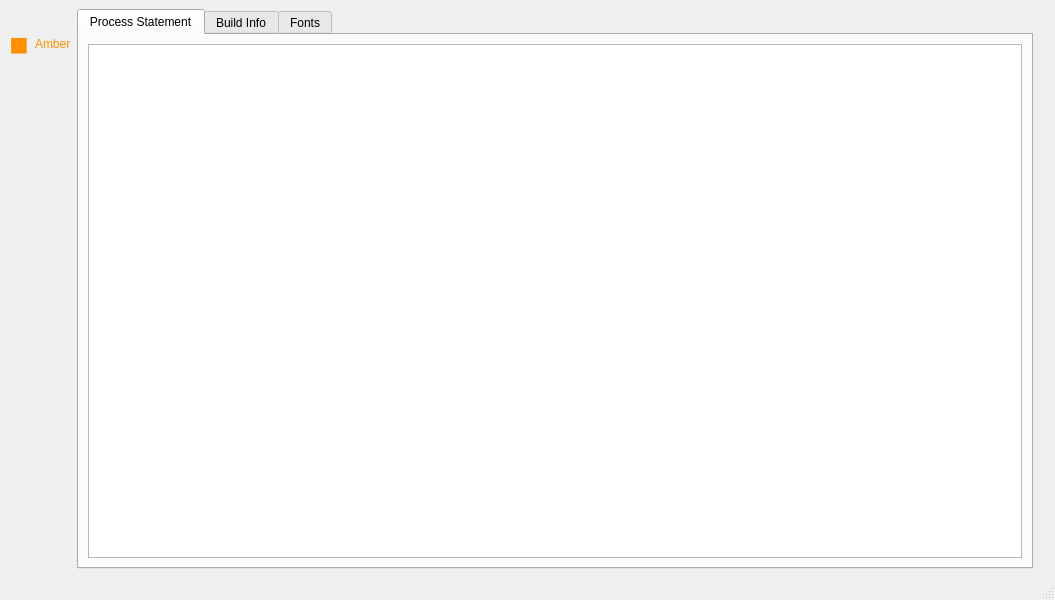
<?xml version="1.0" encoding="UTF-8"?>
<ui version="4.0">
 <class>DebugInterface</class>
 <widget class="QMainWindow" name="DebugInterface">
  <property name="geometry">
   <rect>
    <x>0</x>
    <y>0</y>
    <width>1055</width>
    <height>600</height>
   </rect>
  </property>
  <property name="windowTitle">
   <string>MainWindow</string>
  </property>
  <widget class="QWidget" name="centralwidget">
   <layout class="QHBoxLayout" name="horizontalLayout_2">
    <item>
     <layout class="QVBoxLayout" name="verticalLayout">
      <item>
       <widget class="QLabel" name="label">
        <property name="text">
         <string/>
        </property>
        <property name="pixmap">
         <pixmap resource="resources.qrc">:/pics/resources/pics/Beacon.png</pixmap>
        </property>
       </widget>
      </item>
      <item>
       <layout class="QHBoxLayout" name="horizontalLayout">
        <item>
         <widget class="QLabel" name="ColorLabel">
          <property name="sizePolicy">
           <sizepolicy hsizetype="Fixed" vsizetype="Fixed">
            <horstretch>0</horstretch>
            <verstretch>0</verstretch>
           </sizepolicy>
          </property>
          <property name="font">
           <font>
            <pointsize>18</pointsize>
            <italic>true</italic>
           </font>
          </property>
          <property name="statusTip">
           <string>#FE8F01</string>
          </property>
          <property name="whatsThis">
           <string>#FE8F01</string>
          </property>
          <property name="styleSheet">
           <string notr="true">color: rgb(254, 143, 1);</string>
          </property>
          <property name="text">
           <string>◼</string>
          </property>
         </widget>
        </item>
        <item>
         <widget class="QLabel" name="label_2">
          <property name="statusTip">
           <string>FE8F01</string>
          </property>
          <property name="whatsThis">
           <string>FE8F01</string>
          </property>
          <property name="styleSheet">
           <string notr="true">color: rgb(254, 143, 1);</string>
          </property>
          <property name="text">
           <string>Amber</string>
          </property>
         </widget>
        </item>
       </layout>
      </item>
      <item>
       <spacer name="verticalSpacer">
        <property name="orientation">
         <enum>Qt::Vertical</enum>
        </property>
        <property name="sizeHint" stdset="0">
         <size>
          <width>20</width>
          <height>40</height>
         </size>
        </property>
       </spacer>
      </item>
     </layout>
    </item>
    <item>
     <widget class="QTabWidget" name="tabWidget">
      <property name="currentIndex">
       <number>0</number>
      </property>
      <widget class="QWidget" name="ProcessInfo">
       <attribute name="title">
        <string>Process Statement</string>
       </attribute>
       <layout class="QGridLayout" name="gridLayout_3">
        <item row="0" column="0">
         <widget class="QTextBrowser" name="LibDisplay"/>
        </item>
       </layout>
      </widget>
      <widget class="QWidget" name="BuildInfo">
       <attribute name="title">
        <string>Build Info</string>
       </attribute>
       <layout class="QGridLayout" name="gridLayout">
        <item row="0" column="1">
         <widget class="QTextBrowser" name="BuildInfoDisplay"/>
        </item>
       </layout>
      </widget>
      <widget class="QWidget" name="Fonts">
       <attribute name="title">
        <string>Fonts</string>
       </attribute>
       <layout class="QGridLayout" name="gridLayout_2">
        <item row="0" column="0">
         <widget class="QTextBrowser" name="FontDisplay"/>
        </item>
       </layout>
      </widget>
     </widget>
    </item>
    <item>
     <widget class="QLabel" name="label_3">
      <property name="text">
       <string/>
      </property>
      <property name="pixmap">
       <pixmap resource="resources.qrc">:/pics/resources/pics/Author.png</pixmap>
      </property>
     </widget>
    </item>
   </layout>
  </widget>
  <widget class="QStatusBar" name="statusbar">
   <property name="sizeGripEnabled">
    <bool>true</bool>
   </property>
  </widget>
 </widget>
 <resources>
  <include location="resources.qrc"/>
 </resources>
 <connections/>
</ui>
